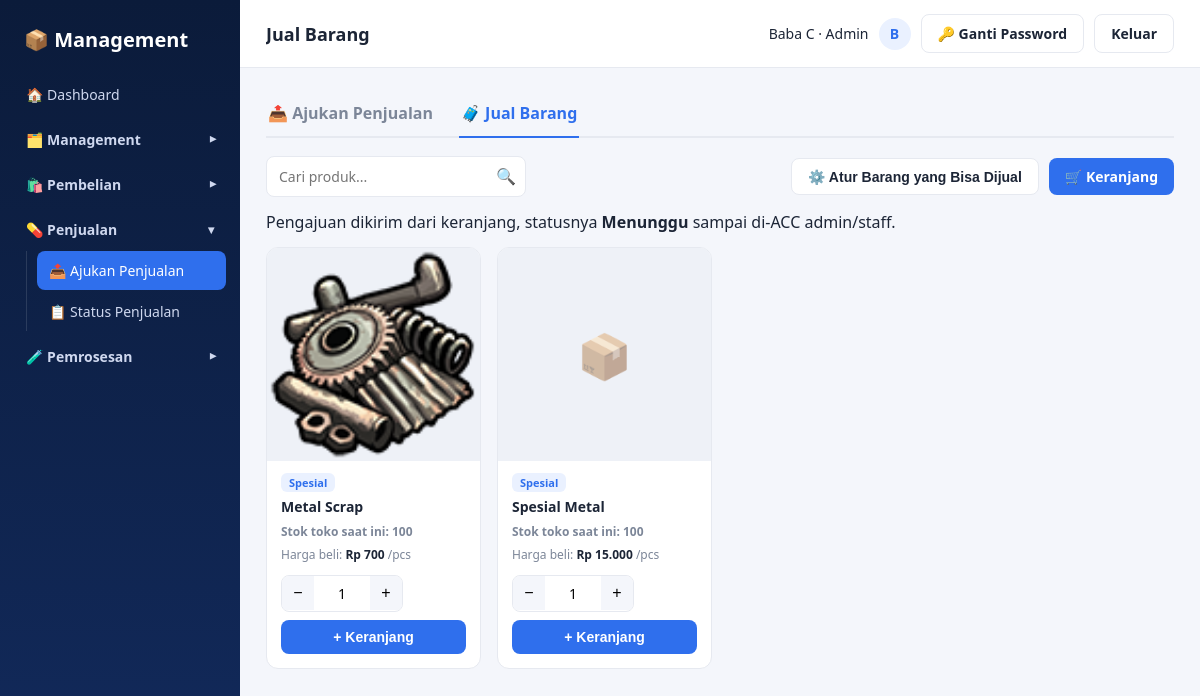
The page /penjualan/jual_barang.php (signed in) on the database its author committed.
### tables this page shows
CREATE TABLE `produk` (
  `id` int(11) NOT NULL,
  `nama_produk` varchar(150) NOT NULL,
  `kategori` enum('Senjata','Ammo','Attachment','Narko','Lainnya','Spesial') NOT NULL DEFAULT 'Lainnya',
  `foto` varchar(255) DEFAULT NULL,
  `stok` int(11) NOT NULL DEFAULT '0',
  `harga_beli` decimal(14,2) NOT NULL DEFAULT '0.00',
  `harga_jual` decimal(14,2) NOT NULL DEFAULT '0.00',
  `created_at` timestamp NOT NULL DEFAULT CURRENT_TIMESTAMP
);

### includes/auth.php (called while the page is built, shortened)
<?php
function has_role(...$roles) {
    return in_array($_SESSION['role'] ?? null, $roles, true);
}
function e($str) {
    return htmlspecialchars($str ?? '', ENT_QUOTES, 'UTF-8');
}
function rupiah($angka) {
    return 'Rp ' . number_format((float)$angka, 0, ',', '.');
}

### penjualan/jual_barang.php (the view, shortened to what this page needs)
<?php
require_once __DIR__ . '/../includes/auth.php';
$base = '../';
$minQty = JUALBARANG_MIN_QTY;
$produkList = [];
$res = mysqli_query($conn, "SELECT p.* FROM produk p JOIN jual_barang_whitelist w ON w.produk_id = p.id ORDER BY p.nama_produk ASC");
while ($row = mysqli_fetch_assoc($res)) $produkList[] = $row;
$cartCount = cart_jualbarang_count();
include __DIR__ . '/../includes/header.php';
?>
<div class="page-tabs">
    <a class="page-tab" href="ajukan_penjualan.php">📤 Ajukan Penjualan</a>
    <a class="page-tab active" href="jual_barang.php">🧳 Jual Barang</a>
</div>
<div class="market-bar">
    <div class="search-box">
        <input type="text" placeholder="Cari produk..." data-card-search="#productGrid">
        <span class="icon">🔍</span>
    </div>
    <div style="display:flex; gap:10px;">
        <?php if ($isManagement): ?>
            <button type="button" class="btn btn-outline" data-open-modal="modalWhitelist">⚙️ Atur Barang yang Bisa Dijual</button>
        <?php endif; ?>
        <a class="btn btn-primary" href="keranjang_jual_barang.php">🛒 Keranjang<?php if ($cartCount > 0): ?> <span class="cart-pill"><?= $cartCount ?></span><?php endif; ?></a>
    </div>
</div>
<p class="hint" style="margin:0 0 14px;">Pengajuan dikirim dari keranjang, statusnya <strong>Menunggu</strong> sampai di-ACC admin/staff.</p>
<?php if (empty($produkList)): ?>
    <div class="panel"><div class="empty-state">Belum ada barang yang di-whitelist untuk Jual Barang.<?= $isManagement ? ' Klik "Atur Barang yang Bisa Dijual" untuk menambahkan.' : ' Minta admin/staff untuk menambahkannya.' ?></div></div>
<?php else: ?>
    <div class="product-grid" id="productGrid">
        <?php foreach ($produkList as $p): ?>
            <form method="POST" action="jual_barang.php" class="product-card" data-search-item>
                <div class="pc-img">
                    <?php if ($p['foto']): ?>
                        <img src="<?= e($base) ?>assets/uploads/<?= e($p['foto']) ?>" alt="<?= e($p['nama_produk']) ?>">
                    <?php else: ?>
                        <span class="pc-noimg">📦</span>
                    <?php endif; ?>
                </div>
                <div class="pc-body">
                    <span class="pc-cat"><?= e($p['kategori']) ?></span>
                    <div class="pc-name"><?= e($p['nama_produk']) ?></div>
                    <div class="pc-stok">Stok toko saat ini: <?= (int)$p['stok'] ?></div>
                    <div class="pc-harga">Harga beli: <strong><?= rupiah($p['harga_beli']) ?></strong> /pcs</div>
                    <div class="pc-actions">
                        <div class="qty-stepper">
                            <button type="button" data-step="-1">−</button>
                            <input type="number" name="qty" value="<?= $minQty ?>" min="<?= $minQty ?>" max="999999">
                            <button type="button" data-step="1">+</button>
                        </div>
                        <button type="submit" name="add_cart" value="1" class="btn btn-primary">+ Keranjang</button>
                    </div>
                </div>
            </form>
        <?php endforeach; ?>
    </div>
<?php endif; ?>
<?php include __DIR__ . '/../includes/footer.php'; ?>

### assets/css/style.css (style rules this page uses)
:root { --navy-900: #0b1b3a; --navy-800: #122a5c; --blue-600: #2f6fed; --blue-50: #eaf1ff; --green-600: #2fb344; --green-700: #259238; --red-600: #e5484d; --text-main: #1c2536; --text-muted: #7c8698; --border: #e6e9f0; --bg-app: #f4f6fb; --white: #ffffff; --radius: 12px; }
* { box-sizing: border-box; }
body { margin: 0; font-family: 'Segoe UI', Roboto, Helvetica, Arial, sans-serif; background: var(--bg-app); color: var(--text-main); }
a { text-decoration: none; color: inherit; }
.search-box { position: relative; width: 260px; max-width: 100%; }
.search-box input { width: 100%; padding: 9px 34px 9px 12px; border: 1px solid var(--border); border-radius: 8px; font-size: 14px; }
.search-box .icon { position: absolute; right: 10px; top: 9px; color: var(--text-muted); }
.btn { display: inline-flex; align-items: center; gap: 6px; padding: 9px 16px; border-radius: 8px; border: none; font-size: 14px; font-weight: 600; cursor: pointer; }
.btn-primary { background: var(--blue-600); color: #fff; }
.btn-outline { background: #fff; border: 1px solid var(--border); color: var(--text-main); }
input[type=text], input[type=number], input[type=password], input[type=tel], select { padding: 10px 12px; border: 1px solid var(--border); border-radius: 8px; font-size: 14px; width: 100%; font-family: inherit; }
.market-bar { display: flex; align-items: center; justify-content: space-between; gap: 12px; flex-wrap: wrap; margin-bottom: 14px; }
.page-tabs { display: flex; gap: 24px; border-bottom: 2px solid var(--border); margin-bottom: 18px; }
.page-tab { position: relative; padding: 10px 2px 12px; font-weight: 600; color: var(--text-muted); border-bottom: 2px solid transparent; margin-bottom: -2px; display: flex; align-items: center; gap: 6px; }
.page-tab.active { color: var(--blue-600); border-color: var(--blue-600); }
.product-grid { display: grid; grid-template-columns: repeat(auto-fill, minmax(210px, 1fr)); gap: 16px; }
.product-card { background: #fff; border: 1px solid var(--border); border-radius: var(--radius); overflow: hidden; display: flex; flex-direction: column; transition: box-shadow .15s ease, transform .15s ease; }
.pc-img { aspect-ratio: 1 / 1; background: #eef1f7; display: flex; align-items: center; justify-content: center; overflow: hidden; }
.pc-img img { width: 100%; height: 100%; object-fit: cover; }
.pc-noimg { font-size: 44px; opacity: .5; }
.pc-body { padding: 12px 14px 14px; display: flex; flex-direction: column; gap: 6px; flex: 1; }
.pc-cat { align-self: flex-start; background: var(--blue-50); color: var(--blue-600); font-size: 11px; font-weight: 700; padding: 2px 8px; border-radius: 6px; }
.pc-name { font-size: 14px; font-weight: 600; line-height: 1.35; }
.pc-actions { margin-top: auto; padding-top: 6px; display: flex; flex-direction: column; gap: 8px; }
.pc-actions .btn { justify-content: center; }
.qty-stepper { display: inline-flex; align-items: center; border: 1px solid var(--border); border-radius: 8px; overflow: hidden; align-self: flex-start; }
.qty-stepper button { width: 32px; height: 34px; border: none; background: #f4f6fb; cursor: pointer; font-size: 16px; }
.qty-stepper input[type=number] { width: 56px; border: none; border-radius: 0; text-align: center; padding: 8px 4px; -moz-appearance: textfield; }
.pc-stok { font-size: 12px; color: var(--text-muted); font-weight: 600; }
.pc-harga { font-size: 12px; color: var(--text-muted); }
.pc-harga strong { color: var(--text-main, #111); }

### rows shown on the page
produk: foto (picture), kategori "Spesial", nama_produk "Metal Scrap", stok "100", harga_beli "Rp 700"
produk: kategori "Spesial", nama_produk "Spesial Metal", stok "100", harga_beli "Rp 15.000"

### other values the page prints
$page_header "Jual Barang"
$me['full_name'] "Baba C"
role_label($me['role']) "Admin"
substr($me['full_name'] ?? '?', 0, 1) "B"
